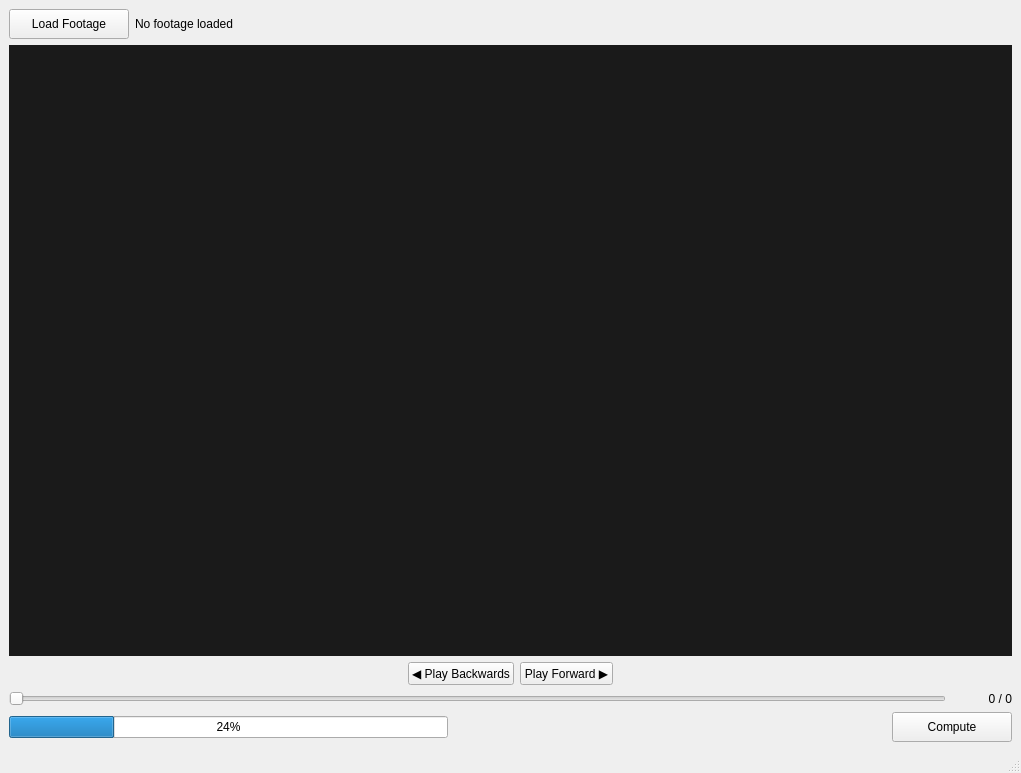
<?xml version="1.0" encoding="UTF-8"?>
<ui version="4.0">
 <class>MainWindow</class>
 <widget class="QMainWindow" name="MainWindow">
  <property name="geometry">
   <rect>
    <x>0</x>
    <y>0</y>
    <width>1021</width>
    <height>773</height>
   </rect>
  </property>
  <property name="windowTitle">
   <string>RealLight</string>
  </property>
  <widget class="QWidget" name="centralwidget">
   <layout class="QVBoxLayout" name="verticalLayout_2">
    <item>
     <layout class="QHBoxLayout" name="horizontalLayout_4">
      <item>
       <widget class="QPushButton" name="load_footage">
        <property name="minimumSize">
         <size>
          <width>120</width>
          <height>30</height>
         </size>
        </property>
        <property name="text">
         <string>Load Footage</string>
        </property>
       </widget>
      </item>
      <item>
       <widget class="QLabel" name="footage_path">
        <property name="sizePolicy">
         <sizepolicy hsizetype="Expanding" vsizetype="Preferred">
          <horstretch>1</horstretch>
          <verstretch>0</verstretch>
         </sizepolicy>
        </property>
        <property name="text">
         <string>No footage loaded</string>
        </property>
       </widget>
      </item>
     </layout>
    </item>
    <item>
     <widget class="QLabel" name="frame_viewer">
      <property name="sizePolicy">
       <sizepolicy hsizetype="Expanding" vsizetype="Expanding">
        <horstretch>1</horstretch>
        <verstretch>1</verstretch>
       </sizepolicy>
      </property>
      <property name="styleSheet">
       <string>background-color: #1a1a1a;</string>
      </property>
      <property name="text">
       <string/>
      </property>
      <property name="alignment">
       <set>Qt::AlignmentFlag::AlignCenter</set>
      </property>
     </widget>
    </item>
    <item>
     <layout class="QHBoxLayout" name="horizontalLayout_3">
      <item>
       <spacer name="horizontalSpacer_left">
        <property name="orientation">
         <enum>Qt::Orientation::Horizontal</enum>
        </property>
        <property name="sizeHint" stdset="0">
         <size>
          <width>40</width>
          <height>20</height>
         </size>
        </property>
       </spacer>
      </item>
      <item>
       <widget class="QPushButton" name="play_backwards">
        <property name="text">
         <string>◀ Play Backwards</string>
        </property>
       </widget>
      </item>
      <item>
       <widget class="QPushButton" name="play_forward">
        <property name="text">
         <string>Play Forward ▶</string>
        </property>
       </widget>
      </item>
      <item>
       <spacer name="horizontalSpacer_right">
        <property name="orientation">
         <enum>Qt::Orientation::Horizontal</enum>
        </property>
        <property name="sizeHint" stdset="0">
         <size>
          <width>40</width>
          <height>20</height>
         </size>
        </property>
       </spacer>
      </item>
     </layout>
    </item>
    <item>
     <layout class="QHBoxLayout" name="horizontalLayout_scrubber">
      <item>
       <widget class="QSlider" name="frame_scrubber">
        <property name="sizePolicy">
         <sizepolicy hsizetype="Expanding" vsizetype="Fixed">
          <horstretch>1</horstretch>
          <verstretch>0</verstretch>
         </sizepolicy>
        </property>
        <property name="orientation">
         <enum>Qt::Orientation::Horizontal</enum>
        </property>
       </widget>
      </item>
      <item>
       <widget class="QLabel" name="frame_counter">
        <property name="minimumSize">
         <size>
          <width>60</width>
          <height>0</height>
         </size>
        </property>
        <property name="text">
         <string>0 / 0</string>
        </property>
        <property name="alignment">
         <set>Qt::AlignmentFlag::AlignRight|Qt::AlignmentFlag::AlignTrailing|Qt::AlignmentFlag::AlignVCenter</set>
        </property>
       </widget>
      </item>
     </layout>
    </item>
    <item>
     <layout class="QHBoxLayout" name="horizontalLayout_bottom">
      <item>
       <widget class="QProgressBar" name="compute_progress_bar">
        <property name="value">
         <number>24</number>
        </property>
       </widget>
      </item>
      <item>
       <spacer name="horizontalSpacer_bottom">
        <property name="orientation">
         <enum>Qt::Orientation::Horizontal</enum>
        </property>
        <property name="sizeHint" stdset="0">
         <size>
          <width>40</width>
          <height>20</height>
         </size>
        </property>
       </spacer>
      </item>
      <item>
       <widget class="QPushButton" name="compute">
        <property name="minimumSize">
         <size>
          <width>120</width>
          <height>30</height>
         </size>
        </property>
        <property name="text">
         <string>Compute</string>
        </property>
       </widget>
      </item>
     </layout>
    </item>
   </layout>
  </widget>
  <widget class="QMenuBar" name="menubar">
   <property name="geometry">
    <rect>
     <x>0</x>
     <y>0</y>
     <width>1021</width>
     <height>22</height>
    </rect>
   </property>
  </widget>
  <widget class="QStatusBar" name="statusbar"/>
 </widget>
 <resources/>
 <connections/>
</ui>
